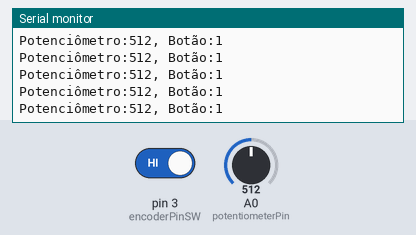
Simulated run of this sketch. Board: Arduino Uno, built with avr-gcc and run on an emulated ATmega328P. On the bench: the last lines printed to the serial monitor. The inputs (shaded band) are chosen by the test bench; at power-on: A0 (potentiometerPin) = 512, pin 3 (encoderPinSW) HIGH.

Above: at 1.2 s.
1.3 s: A0 (potentiometerPin) set to 716
At 1.31 s:
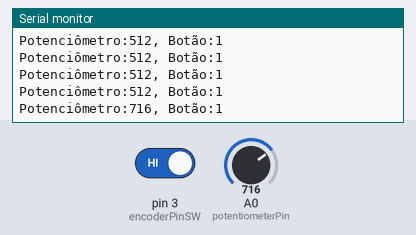
2.8 s: pin 3 (encoderPinSW) driven LOW
At 2.82 s:
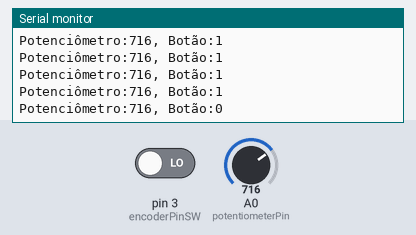
4.3 s: A0 (potentiometerPin) set to 900
At 4.33 s:
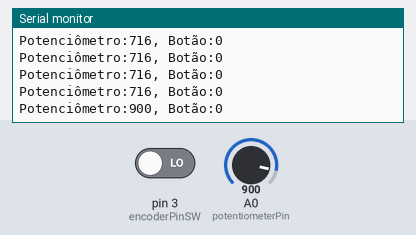
5.8 s: pin 3 (encoderPinSW) driven HIGH
At 5.84 s:
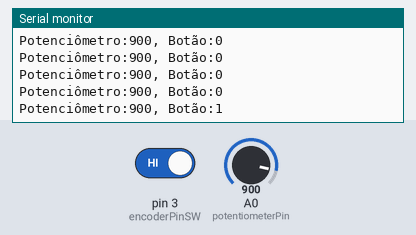
Timing chart, 0 to 8.3 s (numbered marks = the images above; inputs shaded):
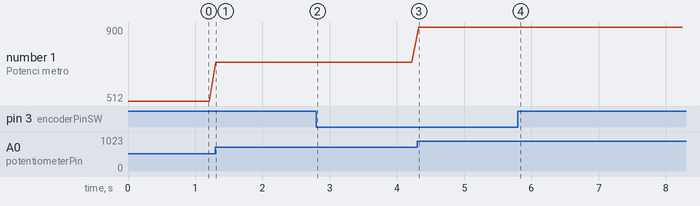

Measured:
- after the input at 1.3 s, the serial monitor: prints a new line at once (image 1)
- after the input at 2.8 s, the serial monitor: prints a new line at once (image 2)
- after the input at 4.3 s, the serial monitor: prints a new line at once (image 3)
- after the input at 5.8 s, the serial monitor: prints a new line at once (image 4)
- plotted number 1: 512 → 716 after the input at 1.3 s, 716 → 900 after the input at 4.3 s

The sketch:

sketch_jan25a.ino
```cpp
const int encoderPinSW = 3; // Pino do botão (switch) do KY-040
const int potentiometerPin = A0; // Pino analógico para o potenciômetro

void setup() {
  Serial.begin(9600); // Inicializa a comunicação serial
  pinMode(encoderPinSW, INPUT_PULLUP); // Configura o pino do botão como entrada
}

void loop() {
  int potentiometerValue = analogRead(potentiometerPin); // Lê o valor do potenciômetro
  int buttonState = digitalRead(encoderPinSW); // Lê o estado do botão

  // Envia o valor do potenciômetro e o estado do botão
  Serial.print("Potenciômetro:");
  Serial.print(potentiometerValue);
  Serial.print(", Botão:");
  Serial.println(buttonState);

  delay(100); // Pequeno delay para evitar excesso de leituras
}
```
